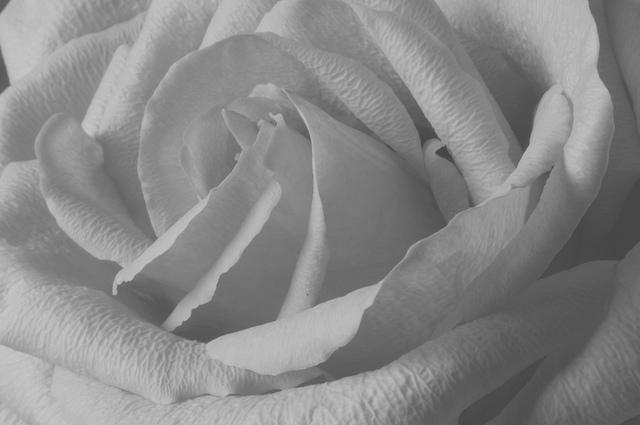
#> input picture prac3/low-contrast-ex05.jpg, 640 x 425 px
$ jupyter execute --allow-errors prac3.ipynb
#> lines starting #> are read from the running program, lines starting #| are printed output that depends on the picture
[cell 1]
import cv2
import numpy as np
from matplotlib import pyplot as plt
image_path = r"../dip_Images/"

[cell 2]
sample_image = cv2.imread(image_path+"Fig0316(3)(third_from_top).tif",0)
window_name = "sample"
#> (the rest of this cell did not finish here and is left out)

[cell 3]
def gray_level_slice(image,lower,upper,value,background=False):
  """
  Perform gray-level slicing on an image.

    Parameters:
    - image: 2D array representing the image.
    - lower_intensity: Lower bound of intensity range (inclusive).
    - upper_intensity: Upper bound of intensity range (inclusive).
    - replacement_value: Value to replace pixels within the intensity range.

    Returns:
    - Processed image with specified intensity replacements.
  """
  new = image.copy()
  assert upper in range(0,256)
  assert lower in range(0,256)
  (row,col) = new.shape
  for i in range(row):
    for j in range(col):
      if background:
        if lower <= new[i][j] <= upper:
          new[i][j] = value
      else:
        if lower <= new[i][j] <= upper:
          new[i][j] = value
        else:
          new[i][j] = 0
  return new

#> (a cell that did not finish here is left out)

[cell 5]
#Bit Plane Slicing
def bit_slice(image):
  """
      Perform bit-plane slicing on an 8-bit grayscale image.

      Parameters:
      - image: 2D array representing the 8-bit grayscale image.

      Returns:
      - A list containing bit-plane sliced images.
        Each element in the list represents a different bit-plane,
        where higher index corresponds to higher bit position (7 to 0).
        Pixel values are set to 255 for bit value 1, and 0 for bit value 0.
  """

  planes = []
  (row,col) = image.shape
  for plane in range(8):
    new = image.copy()
    for i in range(row):
      for j in range(col):
        pixel = image[i][j]
        pixel = pixel>>int(plane)
        pixel = pixel&1
        if pixel == 1:
          new[i][j] = 255
        else:
          new[i][j] = 0
    planes.append(new)
  return planes

#> (a cell that did not finish here is left out)

[cell 7]
#Contrast stretching
def contrast_stretch_pixel(r1,r2,s1,s2,r):
    """
    Perform contrast stretching on a single pixel value.

    Parameters:
    - r1 (int): Lower limit of the input pixel intensity range.
    - r2 (int): Upper limit of the input pixel intensity range.
    - s1 (int): Lower limit of the output pixel intensity range.
    - s2 (int): Upper limit of the output pixel intensity range.
    - r (int): Input pixel intensity value to be transformed.

    Returns:
    - s (int): Transformed pixel intensity value after contrast stretching.
    """
    if 0 <= r <= r1:
        s = s1/r1 * r
    elif r1 < r <= r2:
        s = (s2-s1)*(r-r1)/(r2-r1) + s1
    else:
        s = (255-s2)*(r-r2)/(255-r2) + s2
    return s


def contrast_stretching(image,r1 = 96,s1 = 64,r2 = 160,s2 = 192):
    """
    Apply contrast stretching to an entire image.

    Parameters:
    - image (numpy.ndarray): Input grayscale image to be processed.
    - r1 (int): Lower limit of the input pixel intensity range (default: 96).
    - s1 (int): Lower limit of the output pixel intensity range (default: 64).
    - r2 (int): Upper limit of the input pixel intensity range (default: 160).
    - s2 (int): Upper limit of the output pixel intensity range (default: 192).

    Returns:
    - new_image (numpy.ndarray): Processed image after contrast stretching.
    """
    new = image.copy()
    (row,col) = image.shape
    for i in range(row):
        for j in range(col):
            new[i][j] = contrast_stretch_pixel(r1,r2,s1,s2,image[i][j])
    return new

[cell 8]
low_contrast = cv2.imread("low-contrast-ex05.jpg",0)
#> low_contrast is the input picture: shape (425, 640); min 67, max 198, mean 135.9
old_hist = cv2.calcHist(low_contrast,channels=[0],mask=None,histSize=[256],ranges = [0,256])
#> old_hist = 256 values, max 20 at index 179, min 0 at index 0, mean 2.5
fig, (ax1, ax2) = plt.subplots(1, 2, figsize=(12, 4))

ax1.imshow(low_contrast, cmap='gray')
ax1.set_title('Low Contrast Image')

ax2.plot(old_hist)
ax2.set_title('Histogram')
plt.show()
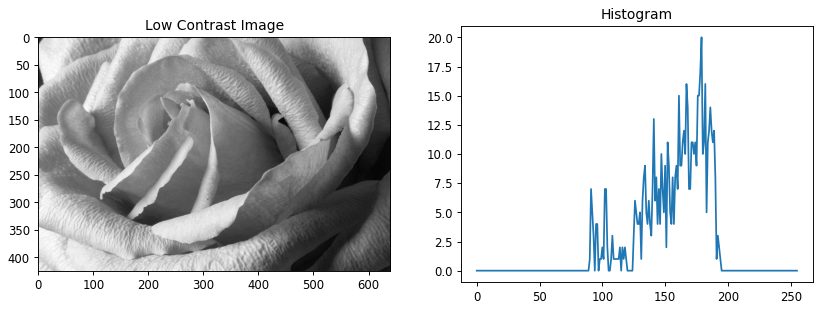
#> figure drawn by matplotlib, 2 panels; panel 2: curve peaks at x = 179, y = 20

[cell 9]
new = contrast_stretching(image=low_contrast,r1=120,r2=200,s1=60,s2=230)
#> the loop in contrast_stretching, `for i in range(row):` made 425 passes
#> after the loop in contrast_stretching, `for i in range(row):`:
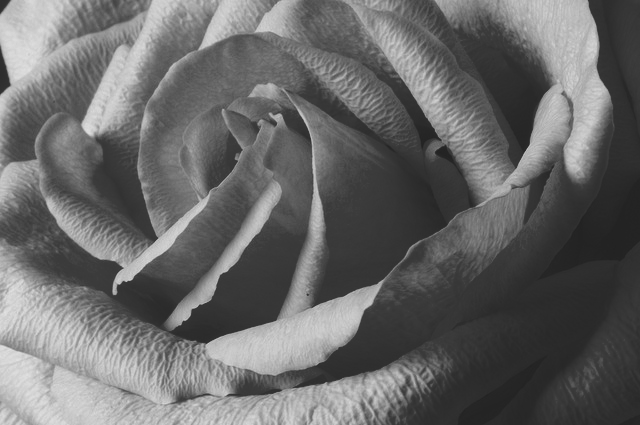
#> new: shape (425, 640); min 33, max 225, mean 104.2
new_hist = cv2.calcHist(new,channels=[0],mask=None,histSize=[256],ranges = [0,256])
fig, (ax1, ax2) = plt.subplots(1, 2, figsize=(12, 4))

ax1.imshow(new, cmap='gray')
ax1.set_title('High Contrast Image')

ax2.plot(new_hist)
ax2.set_title('Histogram')
plt.show()
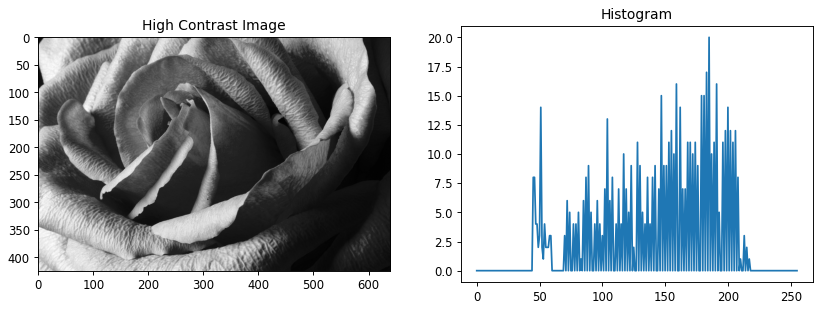
#> figure drawn by matplotlib, 2 panels; panel 2: curve peaks at x = 185, y = 20

[cell 10]
#Contrast stretching graph
pixel_vals = range(256)
output = []
for i in pixel_vals:
    s = contrast_stretch_pixel(r1 = 90,s1 = 30,r2 = 200,s2 = 230,r=i)
    output.append(s)
plt.plot(pixel_vals,output)
plt.xlim(0,255)
plt.ylim(0,255)
plt.show()
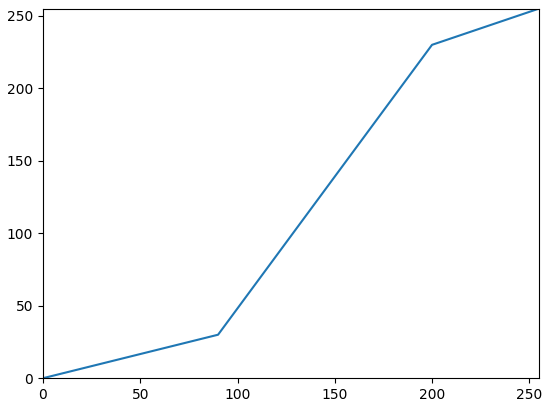
#> figure drawn by matplotlib, 1 panel; curve peaks at x = 255, y = 255
